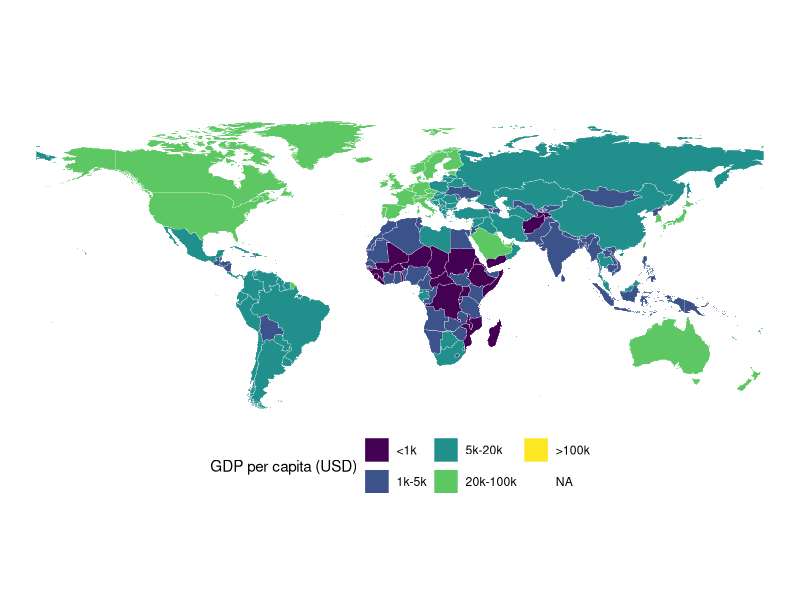
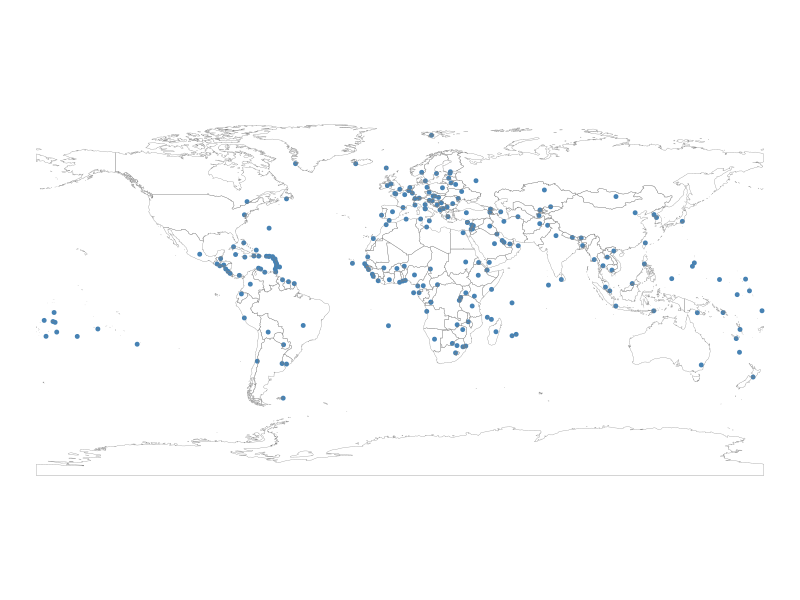
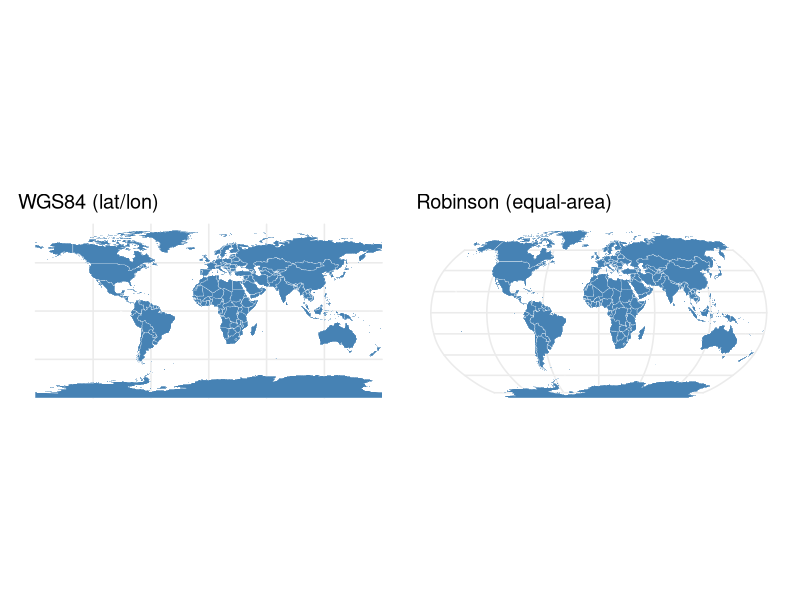

Recreate these plots in R, in order.
## ---- chunk 1
#| label: setup
#| message: false
#| warning: false
#| echo: true
# install.packages(c("sf", "rnaturalearth", "rnaturalearthdata", "maps", "patchwork"))
library(tidyverse)
library(sf) # main spatial package
library(rnaturalearth) # map data
library(maps) # map data
library(patchwork) # combine ggplots

theme_set(theme_minimal(base_size = 14))
## ---- chunk 2
#| echo: true
countries <- ne_countries(scale = "medium", returnclass = "sf")
countries
## ---- chunk 3
#| echo: true
countries <- countries |>
  mutate(gdp_pc = gdp_md * 1e6 / pop_est)

countries |>
  select(admin, continent, pop_est, gdp_pc) |>
  head(3)
## ---- chunk 4
#| echo: true
#| fig-height: 3.8
countries |>
  filter(name != "Antarctica") |>
  mutate(
    gdp_pc = cut(
      gdp_pc,
      breaks = c(0, 1000, 5000, 20000, 100000, Inf),
      labels = c("<1k", "1k-5k", "5k-20k", "20k-100k", ">100k")
    )
  ) |>
  ggplot(aes(fill = gdp_pc)) +
  geom_sf(color = "white", linewidth = 0.1) +
  theme_void() +
  theme(legend.position = "bottom") +
  scale_fill_viridis_d(name = "GDP per capita (USD)")
## ---- chunk 5
#| echo: true
capitals <- maps::world.cities |>
  filter(capital == 1) |>
  as_tibble() |>
  st_as_sf(
    coords = c("long", "lat"),
    crs = 4326
  )

capitals |>
  select(name, country.etc, pop) |>
  head(3)
## ---- chunk 6
#| echo: true
ggplot(capitals) +
  geom_sf(color = "steelblue", size = 1) +
  geom_sf(data = countries, fill = NA, color = "gray50", linewidth = 0.1) +
  theme_void()
## ---- chunk 7
#| echo: false
#| fig-width: 12
#| fig-height: 4
p1 <- ggplot(countries) +
  geom_sf(fill = "steelblue", color = "white", linewidth = 0.1) +
  labs(title = "WGS84 (lat/lon)") +
  theme_minimal(base_size = 12)

countries_robinson <- st_transform(countries, "+proj=robin")
p2 <- ggplot(countries_robinson) +
  geom_sf(fill = "steelblue", color = "white", linewidth = 0.1) +
  labs(title = "Robinson (equal-area)") +
  theme_minimal(base_size = 12)

p1 + p2
## ---- chunk 8
#| echo: true
countries_trim <- countries |>
  select(country = admin, continent, gdp_pc)

capitals_mini <- capitals |> select(name, pop)
capitals_joined <- st_join(capitals_mini, countries_trim, join = st_within)

capitals_joined
## ---- chunk 9
#| echo: true
african_caps <- capitals_joined |>
  filter(continent == "Africa") |>
  select(name, country)

D <- st_distance(african_caps, african_caps)
dim(D)
